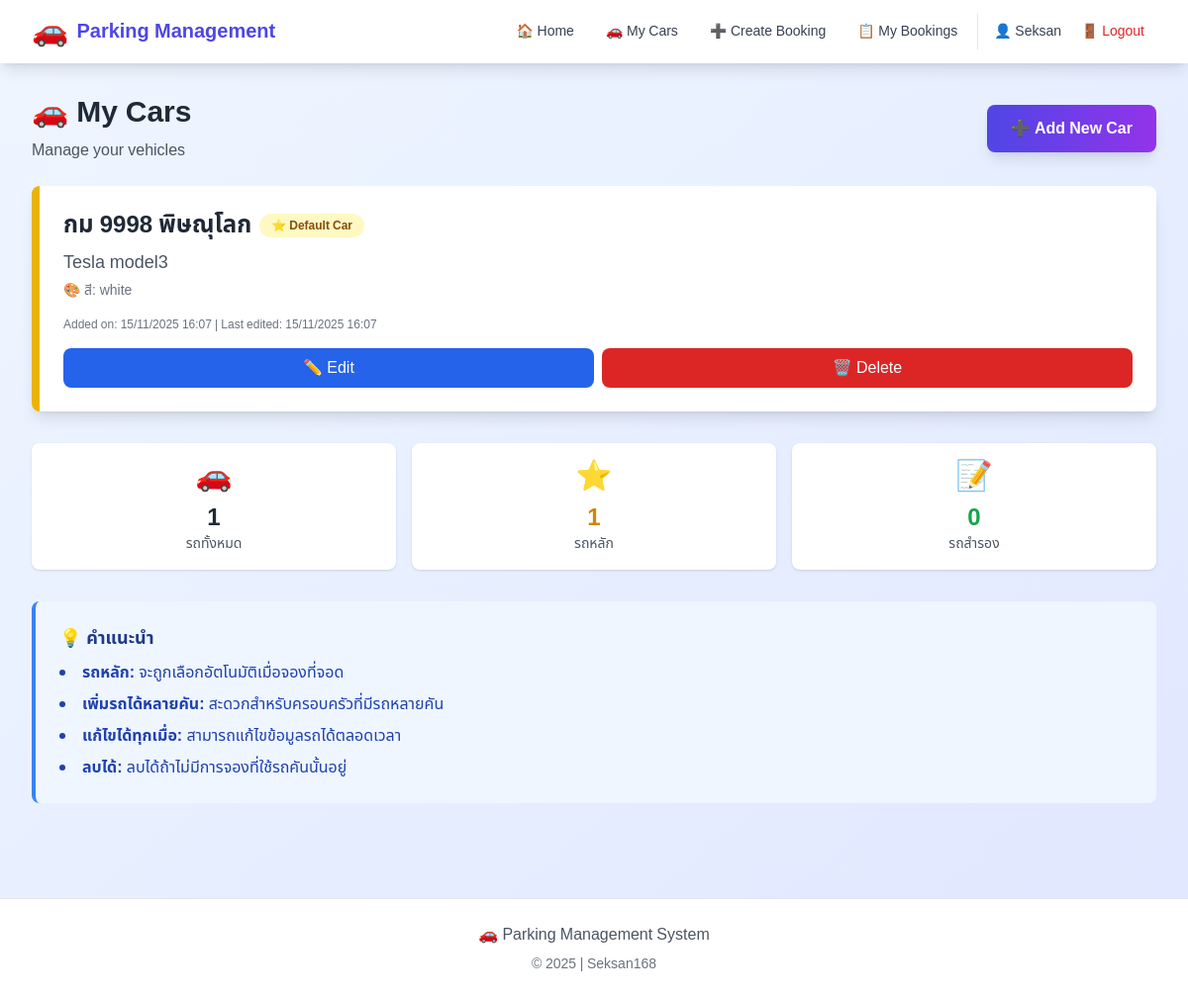
Screenshot of /my-cars/ (signed in) with the database file from the repository.
### bookings/models.py (models this page shows, shortened)
class UserCar(models.Model):
    user = models.ForeignKey(
        User, on_delete=models.CASCADE, related_name='cars', verbose_name='Owner'
    )
    car_license = models.CharField(max_length=20, verbose_name='License Plate')
    car_model = models.CharField(max_length=100, verbose_name='Brand/Model')
    car_color = models.CharField(max_length=50, blank=True, verbose_name='Car Color')
    is_default = models.BooleanField(default=False, verbose_name='Default Car')
    created_at = models.DateTimeField(auto_now_add=True, verbose_name='Created At')
    updated_at = models.DateTimeField(auto_now=True, verbose_name='Updated At')
    class Meta:
        ordering = ['-is_default', '-created_at']
        verbose_name = 'User Car'
        verbose_name_plural = 'User Cars'
        unique_together = ['user', 'car_license']  # Prevent duplicate plates for the same user

### bookings/views.py (the view)
# urls.py: path('my-cars/', views.my_cars, name='my_cars'),
@login_required
def my_cars(request):
    cars = UserCar.objects.filter(user=request.user)
    return render(request, 'bookings/my_cars.html', {'cars': cars})

### bookings/templates/bookings/my_cars.html (shortened to what this page needs)
{% extends 'bookings/base.html' %}
{% block content %}
<div class="mb-6 flex justify-between items-center">
    <div>
        <h1 class="text-3xl font-bold text-gray-800 mb-2">🚗 My Cars</h1>
        <p class="text-gray-600">Manage your vehicles</p>
    </div>
    <a href="{% url 'add_car' %}" class="bg-gradient-to-r from-indigo-600 to-purple-600 text-white px-6 py-3 rounded-lg font-bold hover:from-indigo-700 hover:to-purple-700 transition-all duration-200 transform hover:scale-105 shadow-lg">
        ➕ Add New Car
    </a>
</div>
{% if cars %}
    <div class="grid gap-6">
        {% for car in cars %}
            <div class="bg-white rounded-lg shadow-lg overflow-hidden hover:shadow-xl transition-shadow duration-200">
                <div class="flex">
                    <div class="w-2 {% if car.is_default %}bg-yellow-500{% else %}bg-gray-300{% endif %}"></div>
                    <div class="flex-1 p-6">
                        <div class="flex justify-between items-start mb-4">
                            <div>
                                <div class="flex items-center gap-2 mb-2">
                                    <h3 class="text-2xl font-bold text-gray-800">{{ car.car_license }}</h3>
                                    {% if car.is_default %}
                                        <span class="bg-yellow-100 text-yellow-800 text-xs font-bold px-3 py-1 rounded-full">
                                            ⭐ Default Car
                                        </span>
                                    {% endif %}
                                </div>
                                <p class="text-gray-600 text-lg">{{ car.car_model }}</p>
                                {% if car.car_color %}
                                    <p class="text-gray-500 text-sm mt-1">🎨 สี: {{ car.car_color }}</p>
                                {% endif %}
                            </div>
                        </div>
                        <div class="text-xs text-gray-500 mb-4">
                            Added on: {{ car.created_at|date:"d/m/Y H:i" }}
                            {% if car.updated_at != car.created_at %}
                                | Last edited: {{ car.updated_at|date:"d/m/Y H:i" }}
                            {% endif %}
                        </div>
                        <div class="flex gap-2">
                            <a href="{% url 'edit_car' car.id %}"
                               class="flex-1 text-center bg-blue-600 text-white px-4 py-2 rounded-lg hover:bg-blue-700 transition-colors duration-200 font-medium">
                                ✏️ Edit
                            </a>
                            <a href="{% url 'delete_car' car.id %}"
                               class="flex-1 text-center bg-red-600 text-white px-4 py-2 rounded-lg hover:bg-red-700 transition-colors duration-200 font-medium"
                               onclick="return confirm('Are you sure you want to delete the car {{ car.car_license }}?')">
                                🗑️ Delete
                            </a>
                        </div>
                    </div>
                </div>
            </div>
        {% endfor %}
    </div>
    <div class="mt-8 grid grid-cols-2 md:grid-cols-3 gap-4">
        <div class="bg-white rounded-lg shadow p-4 text-center">
            <div class="text-3xl mb-2">🚗</div>
            <p class="text-2xl font-bold text-gray-800">{{ cars.count }}</p>
            <p class="text-sm text-gray-600">รถทั้งหมด</p>
        </div>
        <div class="bg-white rounded-lg shadow p-4 text-center">
            <div class="text-3xl mb-2">⭐</div>
            <p class="text-2xl font-bold text-yellow-600">1</p>
            <p class="text-sm text-gray-600">รถหลัก</p>
        </div>
        <div class="bg-white rounded-lg shadow p-4 text-center">
            <div class="text-3xl mb-2">📝</div>
            <p class="text-2xl font-bold text-green-600">{{ cars.count|add:"-1"|default:"0" }}</p>
            <p class="text-sm text-gray-600">รถสำรอง</p>
        </div>
    </div>
{% endif %}
<div class="mt-8 bg-blue-50 border-l-4 border-blue-500 p-6 rounded-lg">
    <h3 class="font-bold text-blue-900 mb-2 text-lg">💡 คำแนะนำ</h3>
    <ul class="list-disc list-inside space-y-2 text-blue-800">
        <li><strong>รถหลัก:</strong> จะถูกเลือกอัตโนมัติเมื่อจองที่จอด</li>
        <li><strong>เพิ่มรถได้หลายคัน:</strong> สะดวกสำหรับครอบครัวที่มีรถหลายคัน</li>
        <li><strong>แก้ไขได้ทุกเมื่อ:</strong> สามารถแก้ไขข้อมูลรถได้ตลอดเวลา</li>
        <li><strong>ลบได้:</strong> ลบได้ถ้าไม่มีการจองที่ใช้รถคันนั้นอยู่</li>
    </ul>
</div>
{% endblock %}

### bookings/templates/bookings/base.html (shortened to what this page needs)
<!DOCTYPE html>
<html lang="th">
  <head>
    <script src="https://cdn.tailwindcss.com"></script>
  </head>
  <body class="bg-gradient-to-br from-blue-50 to-indigo-100 min-h-screen">
    <nav class="bg-white shadow-lg sticky top-0 z-50">
      <div class="max-w-7xl mx-auto px-4 sm:px-6 lg:px-8">
        <div class="flex justify-between h-16">
          <div class="flex items-center">
            <a href="{% url 'home' %}" class="flex items-center space-x-2">
              <span class="text-2xl sm:text-3xl">🚗</span>
              <span
                class="text-lg sm:text-xl font-bold text-indigo-600 truncate max-w-[150px] sm:max-w-none"
              >
                Parking Management
              </span>
            </a>
          </div>
          <div class="hidden lg:flex items-center space-x-2 xl:space-x-4">
            {% if user.is_authenticated %}
            <a
              href="{% url 'home' %}"
              class="nav-link text-gray-700 hover:text-indigo-600 hover:bg-indigo-50 px-3 py-2 rounded-md text-sm font-medium"
            >
              🏠 Home
            </a>
            <a
              href="{% url 'my_cars' %}"
              class="nav-link text-gray-700 hover:text-indigo-600 hover:bg-indigo-50 px-3 py-2 rounded-md text-sm font-medium"
            >
              🚗 My Cars
            </a>
            <a
              href="{% url 'create_booking' %}"
              class="nav-link text-gray-700 hover:text-indigo-600 hover:bg-indigo-50 px-3 py-2 rounded-md text-sm font-medium"
            >
              ➕ Create Booking
            </a>
            <a
              href="{% url 'my_bookings' %}"
              class="nav-link text-gray-700 hover:text-indigo-600 hover:bg-indigo-50 px-3 py-2 rounded-md text-sm font-medium"
            >
              📋 My Bookings
            </a>
            <div class="flex items-center space-x-2 border-l pl-4">
              <span class="text-gray-700 text-sm">👤 {{ user.username }}</span>
              <a
                href="{% url 'logout' %}"
                class="nav-link text-red-600 hover:text-red-700 hover:bg-red-50 px-3 py-2 rounded-md text-sm font-medium"
              >
                🚪 Logout
              </a>
            </div>
            {% endif %}
          </div>
        </div>
      </div>
    </nav>
    <main class="max-w-7xl mx-auto px-4 sm:px-6 lg:px-8 py-6 sm:py-8">
      {% block content %}{% endblock %}
    </main>
    <footer class="bg-white mt-12 sm:mt-16 py-6 border-t">
      <div class="max-w-7xl mx-auto px-4 sm:px-6 lg:px-8">
        <div class="text-center text-gray-600 text-sm sm:text-base">
          <p class="mb-2">🚗 Parking Management System</p>
          <p class="text-xs sm:text-sm text-gray-500">
            &copy; 2025 | Seksan168
          </p>
        </div>
      </div>
    </footer>
  </body>
</html>

### bookings/templates/bookings/base.html (style rules this page uses)
body { font-family: "Noto Sans Thai", sans-serif; }
.nav-link { transition: all 0.3s ease; }

### rows the page displays
UserCar: is_default True (drawn), car_license "กม 9998 พิษณุโลก", car_model "Tesla model3", car_color "white", created_at "15/11/2025 16:07", updated_at "15/11/2025 16:07"

### other values shown
{{ user.username }} "Seksan"
{{ cars.count }} "1"
{{ cars.count|add:"-1"|default:"0" }} "0"
